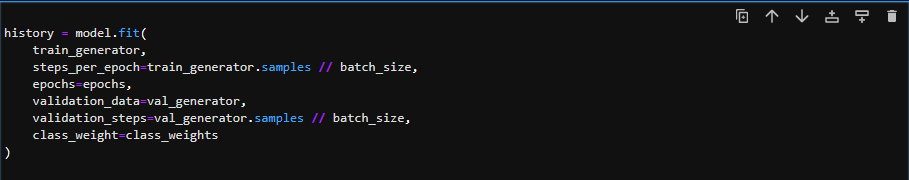
#> input picture autres/model-1/meth fit.PNG, 909 x 180 px
$ python main.py
#> lines starting #> are read from the running program, lines starting #| are printed output that depends on the picture
from PIL import Image

def inverse_colors(image_path, output_path):
    # Ouvrir l'image
#> called with image_path = 'meth fit.PNG', output_path = 'meth fi .png'
    image = Image.open(image_path)
#> image is the input picture: PIL image 909x180 RGBA; mean R, G, B, A 22.1, 23, 24.1, 255

    # Obtenir les dimensions de l'image
    width, height = image.size
#> width = 909; height = 180

    # Parcourir tous les pixels de l'image
    for x in range(width):
        for y in range(height):
            # Obtenir la couleur du pixel
            pixel = image.getpixel((x, y))

            # Inverser la couleur du pixel
            inverted_pixel = (255 - pixel[0], 255 - pixel[1], 255 - pixel[2])

            # Mettre à jour le pixel dans l'image
            image.putpixel((x, y), inverted_pixel)
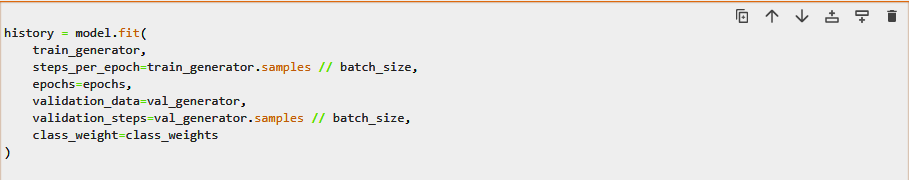
#> image: PIL image 909x180 RGBA; mean R, G, B, A 232.9, 232, 230.9, 255

    # Sauvegarder l'image modifiée
    image.save(output_path)

# Exemple d'utilisation
image_path = "meth fit.PNG"
output_path = "meth fi .png"

inverse_colors(image_path, output_path)

$ run again, with autres/model-1/Mesure de performance.png copied over autres/model-1/meth fit.PNG
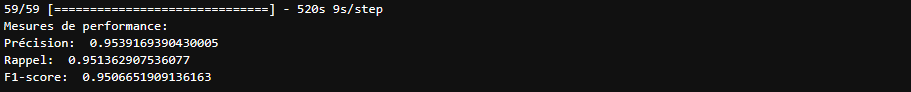
#> input picture autres/model-1/Mesure de performance.png, 911 x 92 px
#> in inverse_colors, image is the input picture: PIL image 911x92 RGBA; mean R, G, B, A 24.7, 24.7, 24.7, 255
#> after the loop in inverse_colors, `for x in range(width):`:
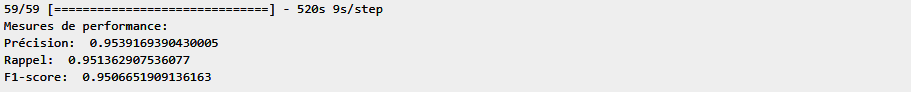
#> image: PIL image 911x92 RGBA; mean R, G, B, A 230.3, 230.3, 230.3, 255
